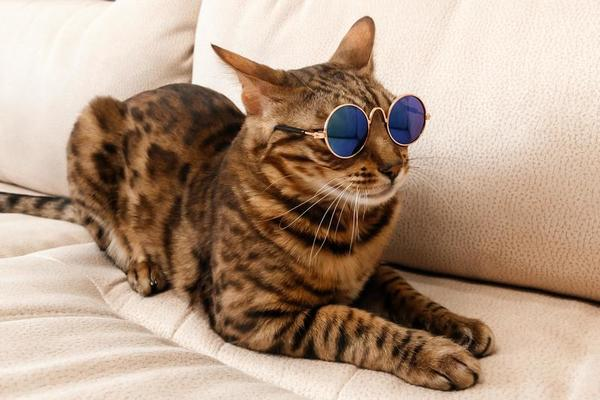
//> input picture 01-displayImage/images/coolcat.jpg, 600 x 400 px
$ ./saveImage   (built with g++ and OpenCV 4)
//> lines starting //> are read from the running program, lines starting //| are printed output that depends on the picture
//save an image to file
#include <opencv2/opencv.hpp>
#include <iostream>

using namespace std;
using namespace cv;

int main() {

	Mat image = imread("res/images/coolcat.jpg");
//> image is the input picture: 400 rows x 600 cols, CV_8UC3; mean B, G, R 133.2, 153.2, 178.5
	if (image.empty()) {
		cout << "could not open or find the image" << endl;
		cin.get();
		return -1;
	}

	//here we can make changes to the image then save it
	rotate(image, image, ROTATE_90_COUNTERCLOCKWISE);
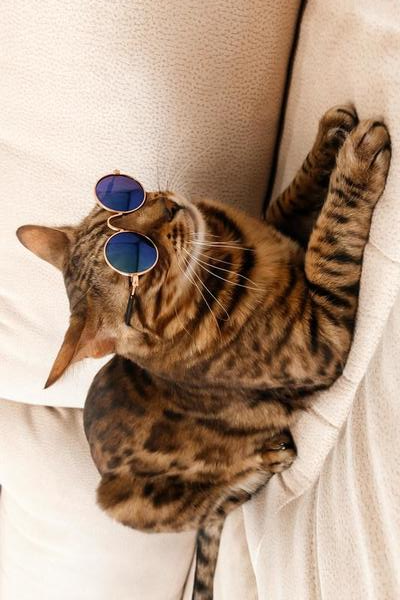
//> image: 600 rows x 400 cols, CV_8UC3; mean B, G, R 133.2, 153.2, 178.5
	resize(image, image, Size(250, 250));
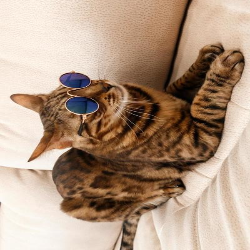
//> image: 250 rows x 250 cols, CV_8UC3; mean B, G, R 133.1, 153.1, 178.4

	bool isSuccess = imwrite("res/saved/MyImage.jpg", image);
	if (isSuccess == false) {
		cout << "Failed to save the image" << endl;
		cin.get();
		return -1;
	}

	cout << "Image is successfully saved to a file" << endl;

	string window_name = "The Saved Image";
	namedWindow(window_name);
	imshow(window_name, image);

	waitKey(0);
	destroyWindow(window_name);

	return 0;
}
